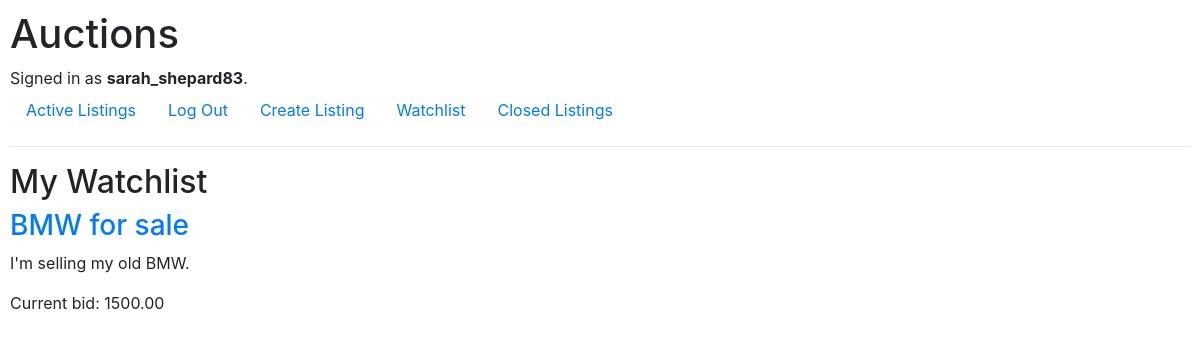
Page /watchlist (signed in) on the committed database.
### auctions/models.py (models this page shows, shortened)
class User(AbstractUser):
    pass

class Watchlist(models.Model):
    user = models.ForeignKey(User, on_delete=models.CASCADE)
    listing = models.ForeignKey(Listing, on_delete=models.CASCADE)

class Listing(models.Model):
    title = models.CharField(max_length=200)
    description = models.TextField()
    starting_bid = models.DecimalField(max_digits=10, decimal_places=2)
    image_url = models.URLField(blank=True, null=True)
    category = models.CharField(max_length=50, blank=True, null=True)
    user = models.ForeignKey(User, on_delete=models.CASCADE)
    winner = models.ForeignKey(User, on_delete=models.SET_NULL, null=True, related_name='won_listings')
    active = models.BooleanField(default=True)

### auctions/views.py (the view)
# urls.py: path("watchlist", views.watchlist, name="watchlist"),
@login_required
def watchlist(request):
    user_watchlist = Watchlist.objects.filter(user=request.user)
    return render(request, 'auctions/watchlist.html', {'watchlist': user_watchlist})

### auctions/templates/auctions/watchlist.html (shortened to what this page needs)
{% extends "auctions/layout.html" %}
{% block body %}
<h2>My Watchlist</h2>
<div class="listings">
    {% for watchlist_item in watchlist %}
    <div class="listing">
        <h3><a href="{% url 'listing' watchlist_item.listing.id %}">{{ watchlist_item.listing.title }}</a></h3>
        <p>{{ watchlist_item.listing.description }}</p>
        <p>Current bid: {{ watchlist_item.listing.starting_bid }}</p>
    </div>
    {% empty %}
    <p>You have no items in your watchlist.</p>
    {% endfor %}
</div>
{% endblock %}

### auctions/templates/auctions/layout.html (shortened to what this page needs)
{% load static %}
<!DOCTYPE html>
<html lang="en">
    <head>
        <link rel="stylesheet" href="https://stackpath.bootstrapcdn.com/bootstrap/4.4.1/css/bootstrap.min.css">
        <link href="{% static 'auctions/styles.css' %}" rel="stylesheet">
    </head>
    <body>
        <h1>Auctions</h1>
        <div>
            {% if user.is_authenticated %}
                Signed in as <strong>{{ user.username }}</strong>.
            {% else %}
                Not signed in.
            {% endif %}
        </div>
        <ul class="nav">
            <li class="nav-item">
                <a class="nav-link" href="{% url 'index' %}">Active Listings</a>
            </li>
            {% if user.is_authenticated %}
                <li class="nav-item">
                    <a class="nav-link" href="{% url 'logout' %}">Log Out</a>
                </li>
                <li class="nav-item">
                    <a class="nav-link" href="{% url 'create-listing' %}">Create Listing</a>
                </li>
                <li class="nav-item">
                    <a class="nav-link" href="{% url 'watchlist' %}">Watchlist</a>
                </li>
                <li class="nav-item">
                    <a class="nav-link" href="{% url 'closed-listings' %}">Closed Listings</a>
                </li>
            {% endif %}
        </ul>
        <hr>
        {% block body %}
        {% endblock %}
    </body>
</html>

### auctions/static/auctions/styles.css (style rules this page uses)
body { padding: 10px; }

### rows in the picture
User: username "sarah_shepard83"
Watchlist: listing "BMW for sale", listing.description "I'm selling my old BMW.", listing.starting_bid "1500.00"
